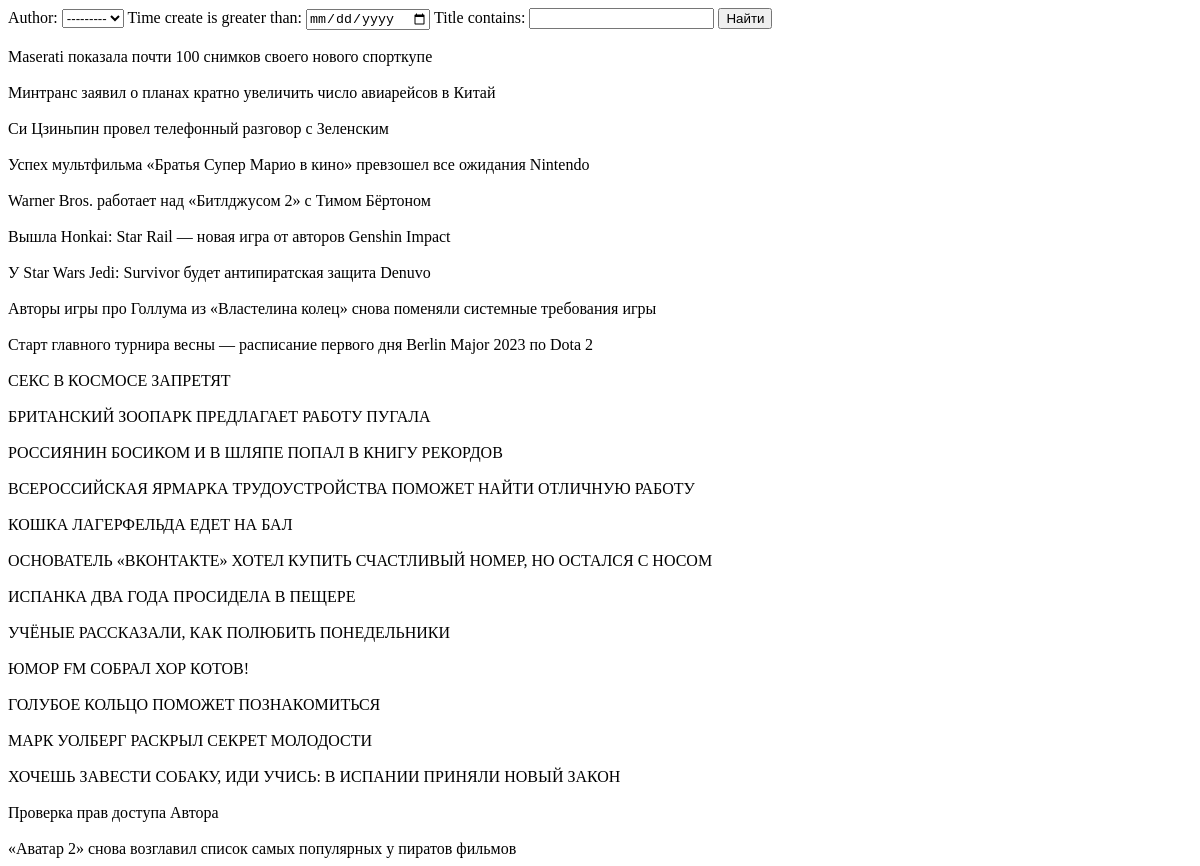
/news/search/, run on an earlier commit of the app's database.
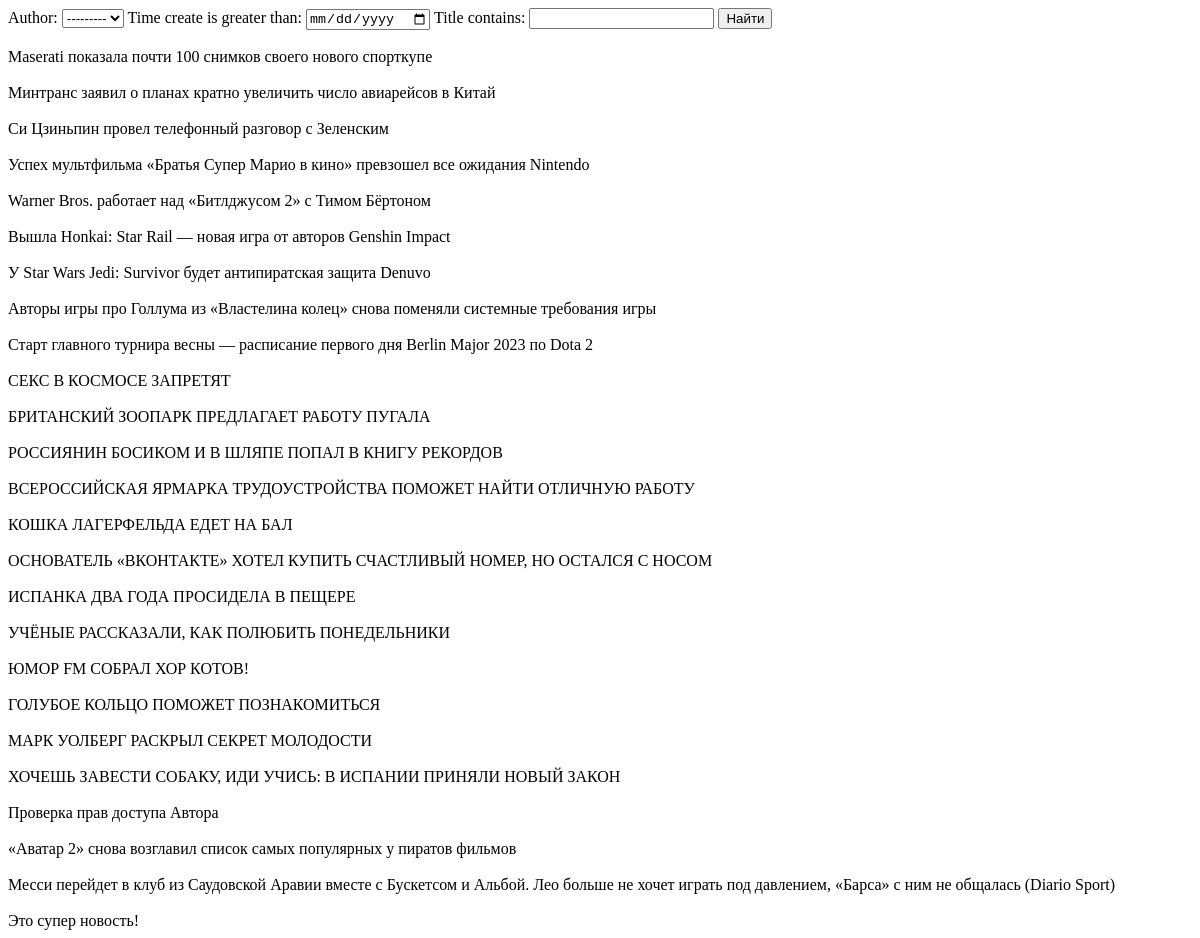
And on a later commit of the database.
### news/models.py (models this page shows, shortened)
class Post(models.Model):
	POST_TYPE = [('AR', 'Статья'), ('NW', 'Новость')]
	author = models.ForeignKey(Author, on_delete = models.CASCADE)
	post_type = models.CharField(max_length = 2, choices = POST_TYPE, default = 'AR')
	time_create = models.DateTimeField(auto_now_add = True)
	title = models.CharField(max_length = 255)
	text = models.TextField()
	rating = models.IntegerField(default = 0)
	categories = models.ManyToManyField(Category, through='PostCategory')

### news/views.py (the view)
# urls.py: path('search/', Test2.as_view()),
class Test2(FilterView):
    model = Post
    context_object_name = 'search'
    template_name = 'search.html'
    filterset_class = PostFilter

### news/models.py (called while the page is built)
	def __str__(self):
		return f'{self.author}'

### templates/search.html (shortened to what this page needs)
{% extends 'default.html' %}
{% block content %}
<form method='GET'>
    {{ filter.form }}
    <input type="submit" value="Найти">
</form>
    {% for pst in filter.qs %}
        <br>
        {{ pst.title }}
        <br>
    {% endfor %}
{% endblock content %}

What changed in the data, as far as the page shows it:
added Post: title "Месси перейдет в клуб из Саудовской Аравии вместе с Бускетсом и Альбой. Лео больше не хочет играть под давлением, «Барса» с ним не общалась (Diario Sport)"
added Post: title "Это супер новость!"
